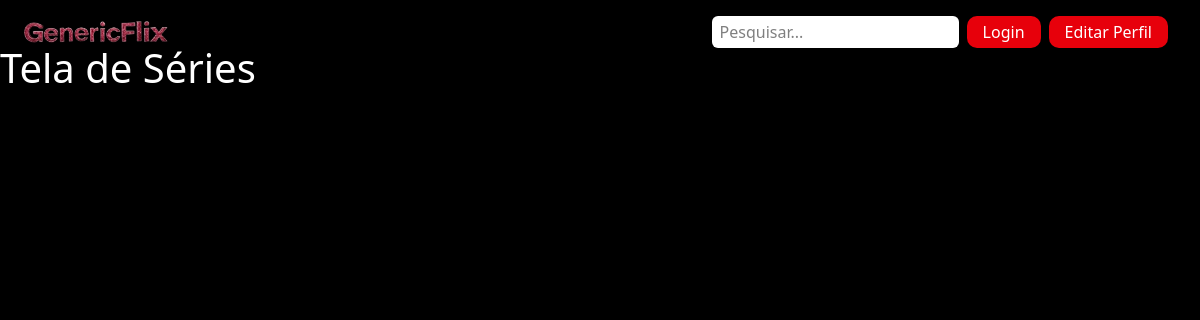
The app's page /series/, older data.
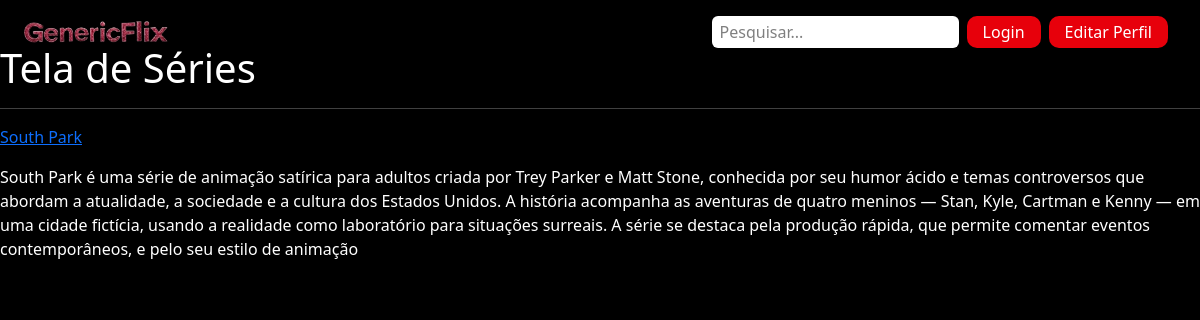
The same page, newer data.
### serie/models.py (models this page shows, shortened)
class Serie(models.Model):
    titulo = models.CharField(max_length=100)
    thumb = models.ImageField(upload_to="thumb_series")
    descricao = models.TextField(max_length=500)
    categoria = models.CharField(max_length=100, choices=LISTA_CATEGORIAS)
    visualizacoes = models.IntegerField(default=0)
    data_criacao = models.DateTimeField(default=timezone.now)

### serie/views.py (the view)
# urls.py: path('', Homeserie.as_view(), name='homeseries'),
class Homeserie(ListView):
        template_name = "homeseries.html"
        model = Serie #-> object_list -> lista de itens do modelo

### serie/templates/homeseries.html (shortened to what this page needs)
{% extends 'base.html' %}
{% load static %}
{% block content %}
<div class="py-11 text-white">
    <h1>Tela de Séries</h1>
    {%for serie in object_list %}
    <hr>
    <a href="{% url 'serie:detalhesserie' serie.id %}"> <p> {{ serie.titulo }}</p> </a>
    <p> {{ serie.descricao }}</p>
    {% endfor %}
</div>
{% endblock %}

Row changes from the older to the newer data that the page shows:
added Serie: titulo "South Park", descricao "South Park é uma série de animação satírica para adultos criada por Trey Parker e Matt Stone, conhecida por seu humor ácido e temas controversos que abordam a atualidade, a sociedade e a cultura dos Estados Unidos. A história acompanha as aventuras de quatro meninos — Stan, Kyle, Cartman e Kenny — em uma cidade fictícia, usando a realidade como laboratório para situações surreais. A série se destaca pela produção rápida, que permite comentar eventos contemporâneos, e pelo seu estilo de animação"
